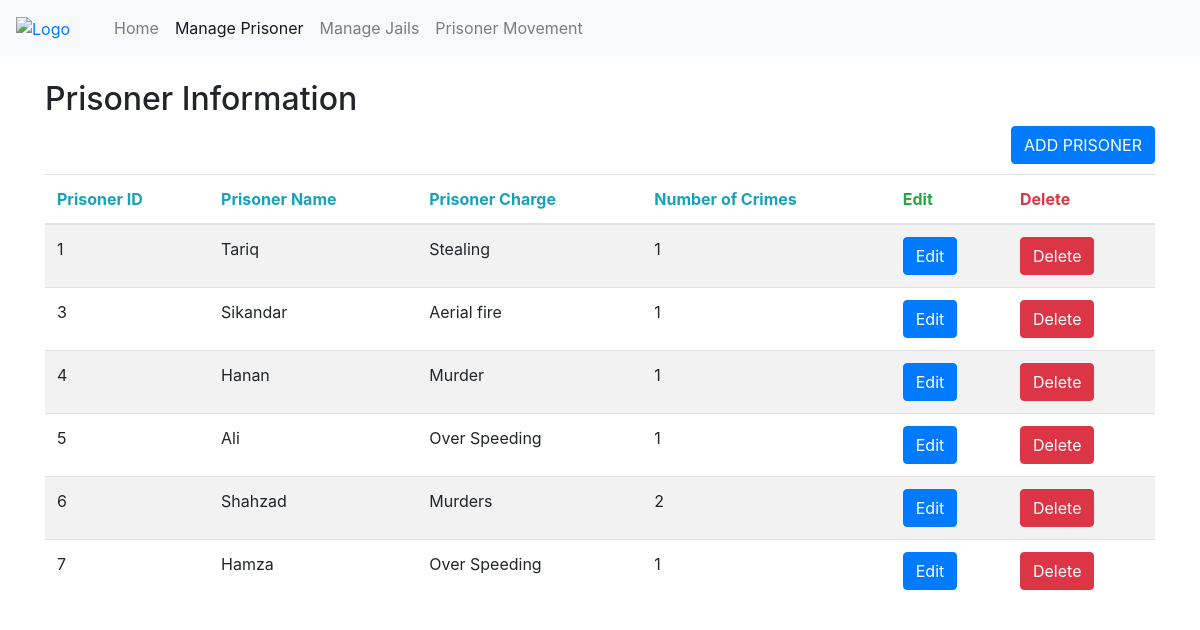
Page /Product on the committed database.
### tables this page shows
CREATE TABLE Product (productID INTEGER PRIMARY KEY, productName TEXT ,productDescription TEXT,QTY INTEGER);

### Run_APP.py (the view)
@app.route("/Product")
def Product():
   con = sql.connect("database.db")
   con.row_factory = sql.Row
   cur = con.cursor()
   cur.execute("select * from Product")
   rows = cur.fetchall();
   return  render_template('Prisoner.html',rows = rows)

### templates/Prisoner.html (shortened to what this page needs)
<!DOCTYPE html>
<html>
<head>
	<link rel="stylesheet" href="https://stackpath.bootstrapcdn.com/bootstrap/4.1.3/css/bootstrap.min.css">
</head>
<body>
				<nav class="navbar navbar-expand-lg navbar-light bg-light">
        <a href="{{ url_for('home') }}">
          <img src="https://prisons.punjab.gov.pk/sites/prisons9.pitb.gov.pk/themes/bootstrap_subtheme/logo.png" alt="Logo">
      </a>
			  <div class="collapse navbar-collapse" id="navbarNavAltMarkup">
			    <div class="navbar-nav">
			      <a class="nav-item nav-link" href="/home">  &nbsp  &nbsp  &nbsp  &nbsp Home</a>
			      <a class="nav-item nav-link active" href="/Product">Manage Prisoner <span class="sr-only">(current)</span></a>
			      <a class="nav-item nav-link" href="/Location">Manage Jails</a>
			      <a class="nav-item nav-link" href="/ProductMovement">Prisoner Movement</a>
			    </div>
			  </div>
			</nav>
<div class="container">
  <h2>Prisoner Information</h2>
 <div class="float-md-right">
  <button type="button" class="btn btn-primary" data-toggle="modal" data-target="#exampleModal">ADD PRISONER</button></div>
 </div>
  <table class="table table-striped">
    <thead>
      <tr>
        <th class="text-info">Prisoner ID</th>
        <th class="text-info">Prisoner Name</th>
        <th class="text-info">Prisoner Charge</th>
        <th class="text-info">Number of Crimes</th>
        <th class="text-success">Edit</th>
        <th class="text-danger">Delete</th>
      </tr>
    </thead>
    <tbody>
       {% for row in rows %}
            <tr>
               <td>{{row["productID"]}}</td>
               <td>{{row["productName"]}}</td>
               <td> {{ row["productDescription"]}}</td>
               <td>{{row['QTY']}}</td>
               <td>
                    <a><button class="btn btn-primary" OnClick='showModal({{row["productID"]}},"{{row["productName"]}}","{{row["productDescription"]}}","{{row["QTY"]}}");'>Edit</button></a></td>
                       <td> <a href='deleteProduct/{{row["productID"]}}'><button class="btn btn-danger">Delete</button></a>
                     </td>
            </tr>
         {% endfor %}
    </tbody>
  </table>
</body>
</html>

### rows in the picture
Product: productID "1", productName "Tariq", productDescription "Stealing", QTY "1"
Product: productID "3", productName "Sikandar", productDescription "Aerial fire", QTY "1"
Product: productID "4", productName "Hanan", productDescription "Murder", QTY "1"
Product: productID "5", productName "Ali", productDescription "Over Speeding", QTY "1"
Product: productID "6", productName "Shahzad", productDescription "Murders", QTY "2"
Product: productID "7", productName "Hamza", productDescription "Over Speeding", QTY "1"
